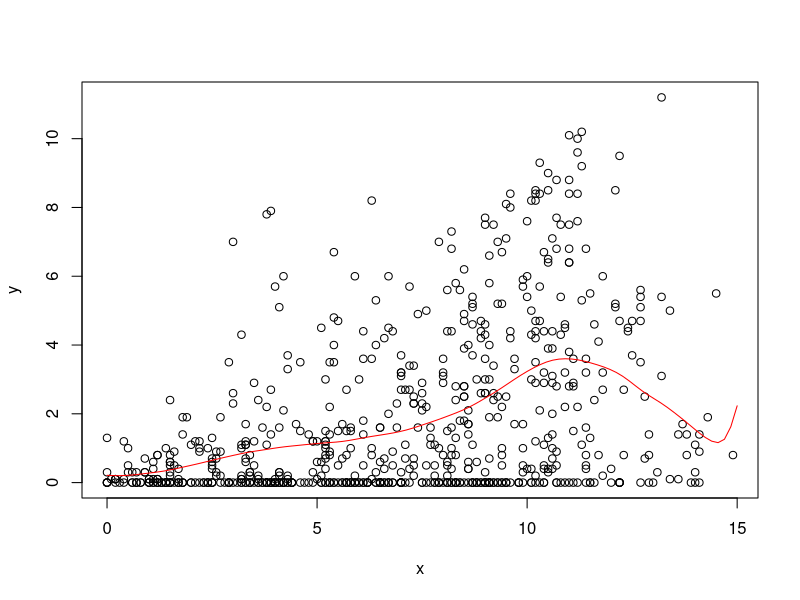
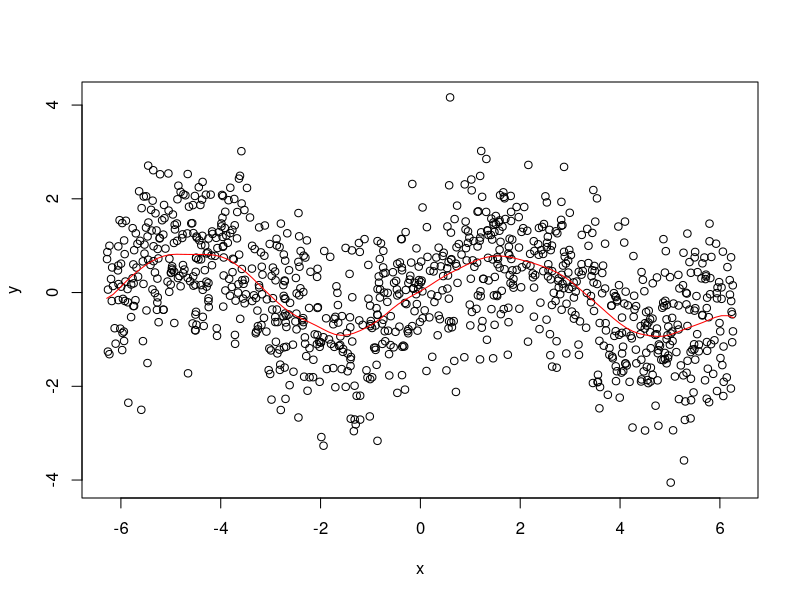

Recreate these plots in R, in order.
# STAT-S 610
# LAB 3
# https://jfukuyama.github.io/teaching/stat610/assignments/lab3.pdf

# --- functions --- #

#' @param x (numeric) vector of same length as y
#' @param y (numeric) vector of same length as y
#' @param z (numeric) vector, can be of a different length
#' @param omega (numeric) must be a scalar
#' @return (numeric) vector of the same length as z
llr <- function(x, y, z, omega) {
  fits <- sapply(z, compute_f_hat, x, y, omega)
  return(fits)
}

#' @param z (numeric) must be a scalar
#' @param x (numeric) vector of the same length as y
#' @param y (numeric) vector of the same length as x
#' @param omega (numeric) must be a scalar
#' @return (numeric) scalar
compute_f_hat <- function(z, x, y, omega) {
  Wz <- make_weight_matrix(z, x, omega)
  X <- make_predictor_matrix(x)
  f_hat <- c(1, z) %*% solve(t(X) %*% Wz %*% X) %*% t(X) %*% Wz %*% y
  return(f_hat)
}

#' @param z (numeric) must be a scalar
#' @param x (numeric) vector of arbitrary length
#' @param omega (numeric) must be a scalar
#' @return (numeric) a diagonal matrix
make_weight_matrix <- function(z, x, omega) {
  r <- abs(x - z) / omega  # this is a vector of the same length as x
  w <- sapply(r, W)  # this is a vector of the same length as x and r
  Wz <- diag(w)  # this is a diagonal matrix with elements from w
  return(Wz)
}

#' @param r (numeric) must be a scalar
#' @return (numeric) scalar
W <- function(r) {
  if (abs(r) < 1) {
    return((1 - abs(r) ** 3) ** 3)
  } else {
    return(0)
  }
}

#' @param x (numeric) vector of arbitrary length
#' @return (numeric) matrix with 2 columns and rows equal to length of x
make_predictor_matrix <- function(x) {
  n <- length(x)
  return(cbind(rep(1, n), x))
}


# --- example 1 --- #

# get the data
data(french_fries, package = 'reshape2')
french_fries <- na.omit(french_fries)

# input data
x <- french_fries$potato
y <- french_fries$buttery

# space along which to smooth
z <- seq(0, 15, length.out = 100)

# run smoothing
fits <- llr(z = z, x = x, y = y, omega = 2)

# plot the data and the smoother
plot(x, y)
lines(z, fits, col = 'red')


# --- example 2 --- #

# noisy sine wave
x <- runif(1000, -2 * pi, 2 * pi)
y <- sin(x) + rnorm(length(x))

# space along which to smooth
z <- seq(-2 * pi, 2 * pi, length.out = 100)

# run smoothing
fits <- llr(z = z, x = x, y = y, omega = pi / 3)

# plot the data and the smoother
plot(x, y)
lines(z, fits, col = 'red')

